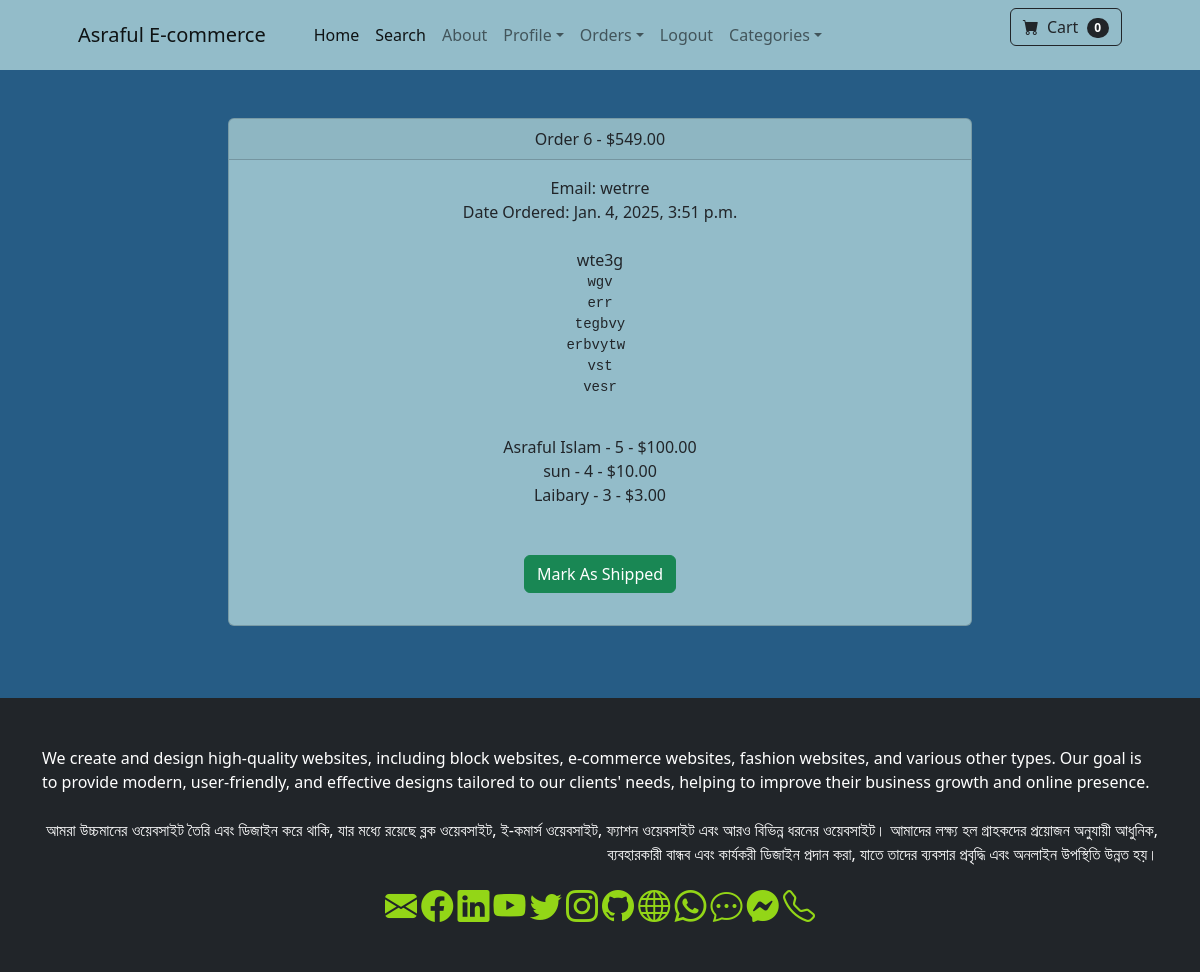
Screenshot of /payment/orders/6 (signed in) with the database file from the repository.
### payment/models.py (models this page shows, shortened)
class Order(models.Model):
	user = models.ForeignKey(User, on_delete=models.CASCADE, null=True, blank=True)
	full_name = models.CharField(max_length=250)
	email = models.EmailField(max_length=250)
	shipping_address = models.TextField(max_length=15000)
	amount_paid = models.DecimalField(max_digits=7, decimal_places=2)
	date_ordered = models.DateTimeField(auto_now_add=True)
	shipped = models.BooleanField(default=False)
	date_shipped = models.DateTimeField(blank=True, null=True)

class OrderItem(models.Model):
	order = models.ForeignKey(Order, on_delete=models.CASCADE, null=True)
	product = models.ForeignKey(Product, on_delete=models.CASCADE, null=True)
	user = models.ForeignKey(User, on_delete=models.CASCADE, null=True, blank=True)
	quantity = models.PositiveBigIntegerField(default=1)
	price = models.DecimalField(max_digits=7, decimal_places=2)

### store/models.py (models this page shows)
class Product(models.Model):
    name = models.CharField(max_length=100)
    price = models.DecimalField(default=0, decimal_places=2, max_digits=6)
    category = models.ForeignKey(Category, on_delete=models.CASCADE, default=1)
    description = models.CharField(max_length=250, default='', blank=True, null=True)
    image = models.ImageField(upload_to='uploads/products/')
    is_sale = models.BooleanField(default=False)
    sale_price = models.DecimalField(default=0, decimal_places=2, max_digits=6)
    def __str__(self):
        return self.name

### payment/views.py (the view, shortened to what this page needs)
# urls.py: path('orders/<int:pk>', views.orders, name='orders'),                        # _40
def orders(request, pk):
	if request.user.is_authenticated and request.user.is_superuser:
		order = Order.objects.get(id=pk)
		items = OrderItem.objects.filter(order=pk)
		return render(request, 'payment/orders.html', {"order":order, "items":items})
	else:
		messages.success(request, "Access Denied")
		return redirect('home')

### cart/cart.py (called while the page is built)
	def __len__(self):
		return len(self.cart)

### cart/context_processors.py (called while the page is built)
def cart(request):                 # _12
	return {'cart': Cart(request)}

### payment/templates/payment/orders.html (shortened to what this page needs)
{% extends 'base.html' %}
{% block content %}
        <div class="container">
        	<div class="row">
        		<center>
        			<div class="col-8">
        				<br/><br/>
<div class="card">
  <div class="card-header">
    Order {{ order.id}} - ${{order.amount_paid}}
  </div>
  <div class="card-body">
    Email: {{ order.email}}<br/>
    {% if order.date_shipped %}
      Date Shipped: {{ order.date_shipped}}
    {% else %}
     Date Ordered: {{ order.date_ordered}}
    {% endif %}
    <br/><br/>
    {{ order.full_name }}<br/>
    <pre>{{ order.shipping_address }}
    </pre>
    {% for item in items %}
      {{ item.product }} - {{ item.quantity }} - ${{ item.price }}<br/>
    {% endfor %}
    <br/><br/>
    {% if not order.shipped %}
    <form method="POST">
      <button type="Submit" class="btn btn-success">Mark As Shipped</button>
    {% else %}
    <form method="POST">
      {% csrf_token %}
      <input type="hidden" name="shipping_status" value="false">
      <button type="Submit" class="btn btn-danger">Mark As Not Shipped</button>
    </from>
    {% endif %}
  </div>
</div>
<br/>
<br/><br/>
        			</div>
        		</center>
        	</div>
        </div>
{% endblock %}

### static/css/customise.css (style rules this page uses)
body { background-color: #265c85 !important; }
.card { background-color: #93bcc9 !important; }

### rows the page displays
Order: id "6", amount_paid "549.00", email "wetrre", date_ordered "Jan. 4, 2025, 3:51 p.m.", full_name "wte3g", shipping_address "wgv err tegbvy erbvytw vst vesr"
OrderItem: product "Asraful Islam", quantity "5", price "100.00"
OrderItem: product "sun", quantity "4", price "10.00"
OrderItem: product "Laibary", quantity "3", price "3.00"

### other values shown
{{ cart|length }} "0"
